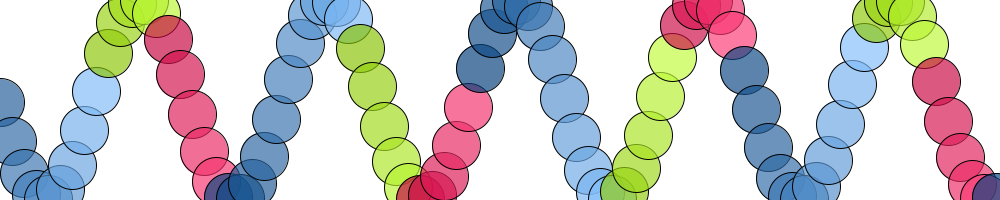
Frame 1 (no input)
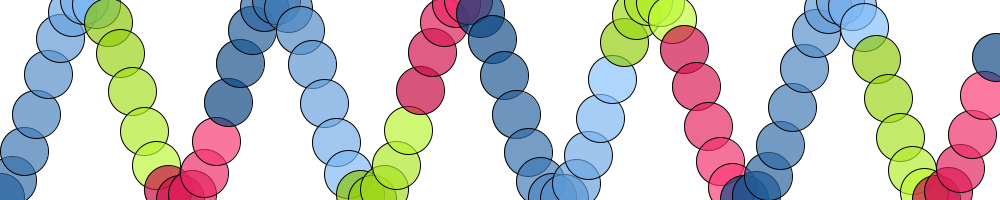
Frame 60 (the mouse pressed at the canvas centre just before this capture)
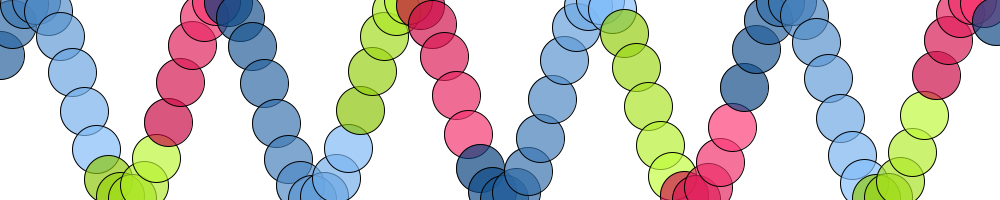
Frame 120 (the mouse held since frame 60 and released just before this capture)

The Processing sketch that drew these frames (run headless with seeded random() and noise(); from frame 60 on, the mouse is pressed at the canvas centre):

// Processing sketch: wave
// ── wave.pde
float angle = 0;
float step = 0.03;
float angleVel = 0.4;
float amplitude = 100;

void setup() {
  size(1000, 200);
}

void draw() {
  background(255);
  angle += step;
  float temp = angle;
  
  for (int x = 0; x <= width; x += 12) {
    float y = amplitude * sin(temp);
    stroke(0);
    fill((x + 30) % 255, (x + 90)  % 255, (x + 150) % 255, 170);
    ellipse(x, y + height/2, 48, 48);
    temp += angleVel;
  }
}
